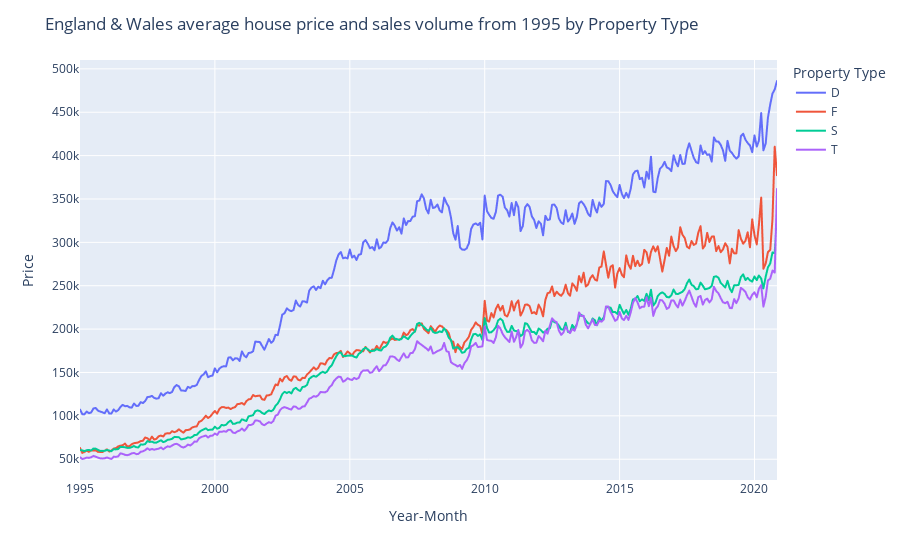

The notebook cell saved with this chart:
### Code cell
P2 = house_price_df[['Year-Month', 'Price', 'Property Type']].groupby(by=['Year-Month', 'Property Type']).mean()
P2.reset_index(inplace=True)  

fig = px.line(P2, x="Year-Month", y="Price", color="Property Type")
fig.update_layout(title='England & Wales average house price and sales volume from 1995 by Property Type')
fig.show()

### Figure 1 — Plotly figure (JSON) as saved in the notebook; plotly's stock layout.template omitted (floating-point values rounded to 4 significant figures; data arrays with more than 128 entries replaced by an {"elided": "..."} marker saying what was removed)
{"data": [{"hovertemplate": "Property Type=D<br>Year-Month=%{x}<br>Price=%{y}<extra></extra>", "legendgroup": "D", "line": {"color": "#636efa", "dash": "solid"}, "mode": "lines", "name": "D", "showlegend": true, "type": "scattergl", "x": {"elided": "311 str values"}, "xaxis": "x", "y": {"elided": "311 float values"}, "yaxis": "y"}, {"hovertemplate": "Property Type=F<br>Year-Month=%{x}<br>Price=%{y}<extra></extra>", "legendgroup": "F", "line": {"color": "#EF553B", "dash": "solid"}, "mode": "lines", "name": "F", "showlegend": true, "type": "scattergl", "x": {"elided": "311 str values"}, "xaxis": "x", "y": {"elided": "311 float values"}, "yaxis": "y"}, {"hovertemplate": "Property Type=S<br>Year-Month=%{x}<br>Price=%{y}<extra></extra>", "legendgroup": "S", "line": {"color": "#00cc96", "dash": "solid"}, "mode": "lines", "name": "S", "showlegend": true, "type": "scattergl", "x": {"elided": "311 str values"}, "xaxis": "x", "y": {"elided": "311 float values"}, "yaxis": "y"}, {"hovertemplate": "Property Type=T<br>Year-Month=%{x}<br>Price=%{y}<extra></extra>", "legendgroup": "T", "line": {"color": "#ab63fa", "dash": "solid"}, "mode": "lines", "name": "T", "showlegend": true, "type": "scattergl", "x": {"elided": "311 str values"}, "xaxis": "x", "y": {"elided": "311 float values"}, "yaxis": "y"}], "layout": {"legend": {"title": {"text": "Property Type"}, "tracegroupgap": 0}, "margin": {"t": 60}, "title": {"text": "England & Wales average house price and sales volume from 1995 by Property Type"}, "xaxis": {"anchor": "y", "domain": [0, 1], "title": {"text": "Year-Month"}}, "yaxis": {"anchor": "x", "domain": [0, 1], "title": {"text": "Price"}}}}
